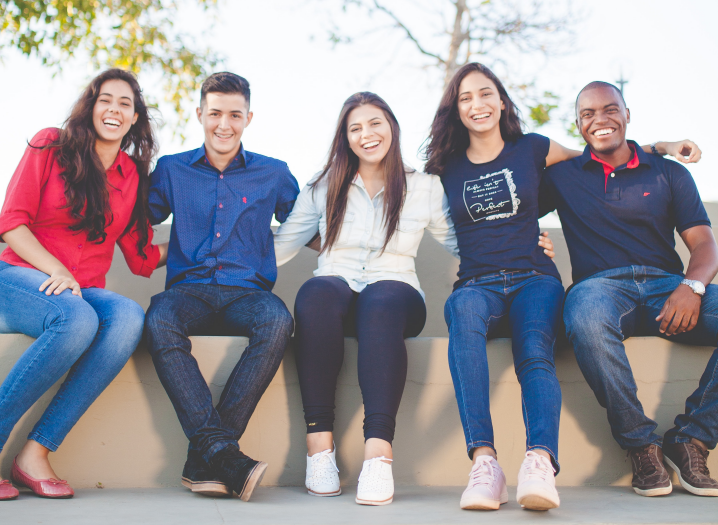
#> input picture Face-Detection/images/img_8.png, 718 x 525 px, found by its file name
$ python img_run_haar_cascade.py
#> lines starting #> are read from the running program, lines starting #| are printed output that depends on the picture
### Face-Detection/detection_haar_cascade.py
import cv2
import numpy as np

def face_n_eyes_detect(frame,face_cascade,eyes_cascade):

    frame_gray = cv2.cvtColor(frame, cv2.COLOR_BGR2GRAY)
    frame_gray = cv2.equalizeHist(frame_gray)

    faces = face_cascade.detectMultiScale(frame_gray)

    for (x,y,w,h) in faces:
        center = (x + w//2, y + h//2)
        cv2.rectangle(frame, (x, y), (x+w, y+h), (0, 255, 0), 4)
        cv2.putText(frame,'faces',(x-5,y-10),cv2.FONT_HERSHEY_SIMPLEX,0.7,(120,120,255),2)
        faceROI = frame_gray[y:y+h,x:x+w]

        eyes = eyes_cascade.detectMultiScale(faceROI)
        for (x2,y2,w2,h2) in eyes:
            eye_center = (x + x2 + w2//2, y + y2 + h2//2)
            radius = int(round((w2 + h2)*0.25))
            cv2.circle(frame, eye_center, radius, (255, 0, 0 ), 4)
            cv2.putText(frame,'eyes',(x+60,y-10),cv2.FONT_HERSHEY_SIMPLEX,0.7,(51,51,255),2)
        cv2.imshow('Face detection', frame)

### Face-Detection/img_run_haar_cascade.py
import cv2
from detection_haar_cascade import face_n_eyes_detect


img_file= "C:/Users/hyebin/PycharmProjects/Face_DAR/Face_Detection/images/img_8.png"
img=cv2.imread(img_file)
#> img is the input picture: shape (525, 718, 3); mean B, G, R 154.8, 146.5, 150.5
(height, width) = img.shape[:2]
#> height = 525; width = 718
ratio = 1700 / width
#> ratio = 2.37
dimension = (1700, int(height * ratio))
#> dimension = (1700, 1243)
img = cv2.resize(img, dimension, interpolation = cv2.INTER_AREA)
#> img: shape (1243, 1700, 3)

cv2.imshow("Original Image", img)

face_cascade_name="C:/Users/hyebin/PycharmProjects/Face_DAR/models/haarcascades/haarcascade_frontalface_alt.xml"
eyes_cascade_name="C:/Users/hyebin/PycharmProjects/Face_DAR/models/haarcascades/haarcascade_eye_tree_eyeglasses.xml"

face_cascade = cv2.CascadeClassifier()
eyes_cascade = cv2.CascadeClassifier()

if not face_cascade.load(cv2.samples.findFile(face_cascade_name)):
    print('x')
    exit(0)
if not eyes_cascade.load(cv2.samples.findFile(eyes_cascade_name)):
    print('x')
    exit(0)

face_n_eyes_detect(img,face_cascade,eyes_cascade)
#> in face_n_eyes_detect, `frame_gray = cv2.cvtColor(frame, cv2.COLOR_BGR2GRAY)`:
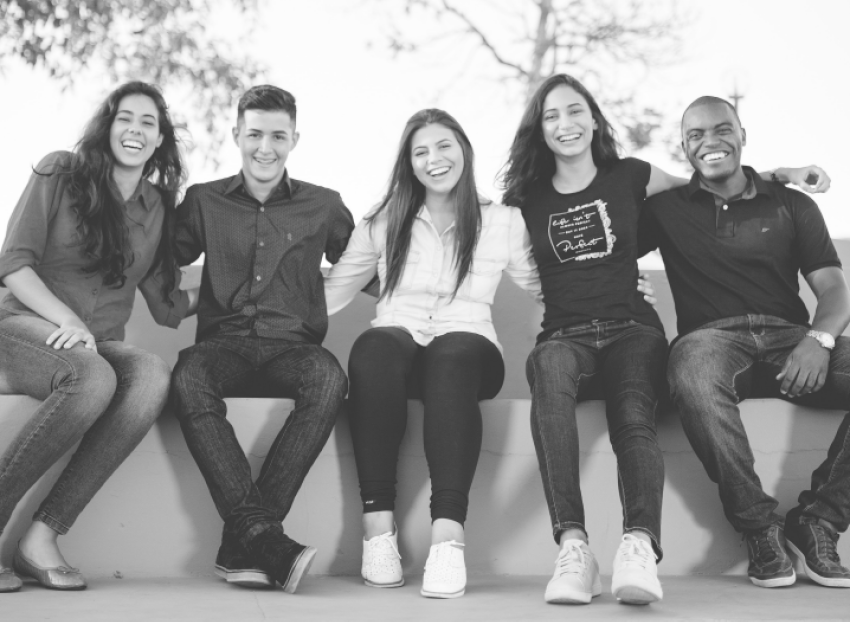
#> frame_gray: shape (1243, 1700) (shown at 1/2 size); min 53, max 255, mean 148.6
#> in face_n_eyes_detect, `frame_gray = cv2.equalizeHist(frame_gray)`:
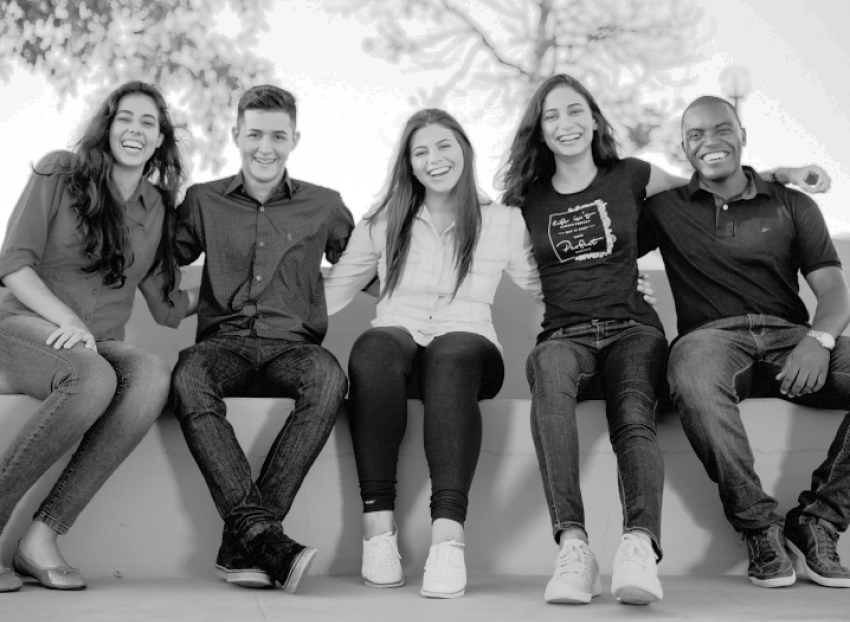
#> frame_gray: shape (1243, 1700) (shown at 1/2 size); min 0, max 255, mean 128.8
#> in face_n_eyes_detect, `faces = face_cascade.detectMultiScale(frame_gray)`: faces = [[211, 194, 122, 122], [470, 223, 127, 127], [804, 252, 124, 124], [1066, 181, 126, 126], [1361, 216, 122, 122]]
#> the loop in face_n_eyes_detect, `for (x,y,w,h) in faces:` made 5 passes
#> (x, y, w, h, center, eyes) on passes 1, 2, 4: (211, 194, 122, 122, (272, 255), [[69, 39, 29, 29]]), (470, 223, 127, 127, (533, 286), [[26, 35, 27, 27], [70, 38, 30, 30]]), (1066, 181, 126, 126, (1129, 244), [[66, 24, 34, 34]])
#> (x, y, w, h, center) on passes 3, 5: (804, 252, 124, 124, (866, 314)), (1361, 216, 122, 122, (1422, 277))
#> pass 1, in face_n_eyes_detect, `faceROI = frame_gray[y:y+h,x:x+w]`:
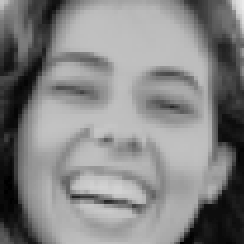
#> faceROI: shape (122, 122) (shown 2 times larger); min 0, max 234, mean 133
#> pass 1, in face_n_eyes_detect, `cv2.imshow('Face detection', frame)`:
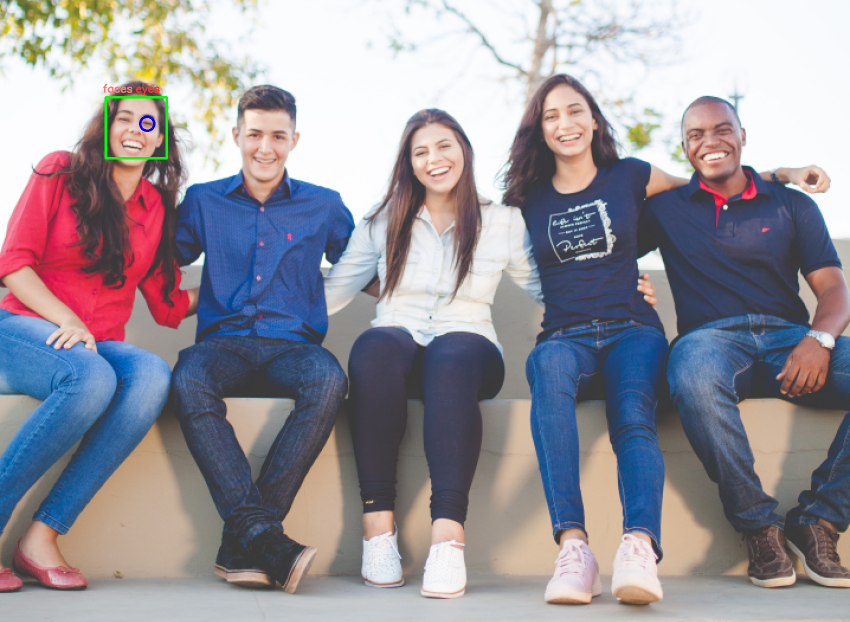
#> window 'Face detection': shape (1243, 1700, 3) (shown at 1/2 size); mean B, G, R 154.7, 146.5, 150.3
#> pass 2, in face_n_eyes_detect, `faceROI = frame_gray[y:y+h,x:x+w]`:
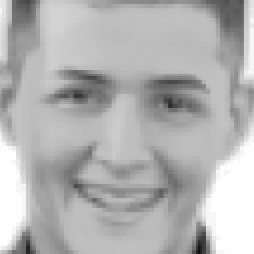
#> faceROI: shape (127, 127) (shown 2 times larger); min 13, max 255, mean 178.8
#> after the loop in face_n_eyes_detect, `for (x,y,w,h) in faces:`:
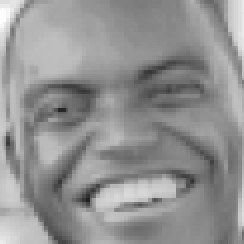
#> faceROI: shape (122, 122) (shown 2 times larger); min 34, max 254, mean 145.7
#> after the loop in face_n_eyes_detect, `for (x,y,w,h) in faces:`:
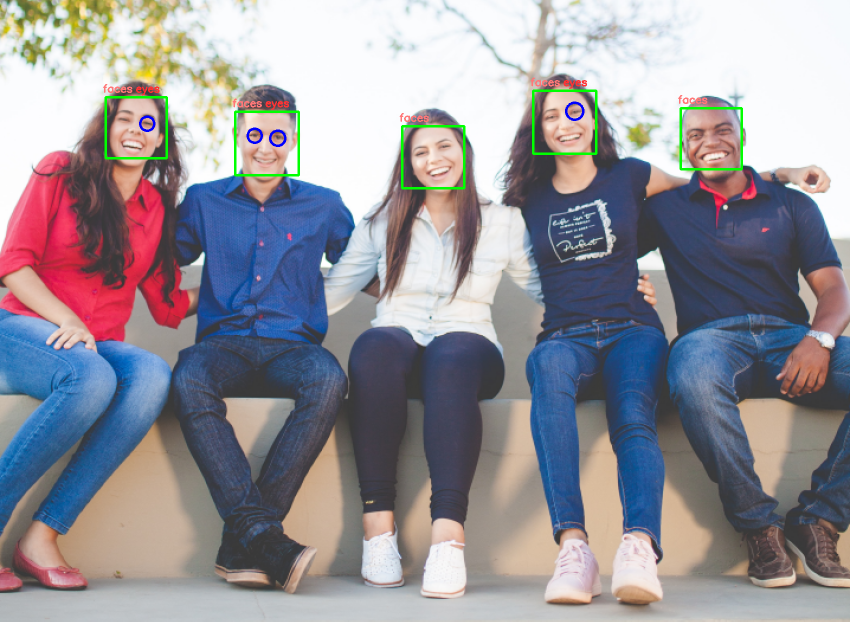
#> frame: shape (1243, 1700, 3) (shown at 1/2 size); mean B, G, R 153.9, 146.8, 149.5

cv2.waitKey(0)
cv2.destroyAllWindows()
cv2.waitKey(1)
